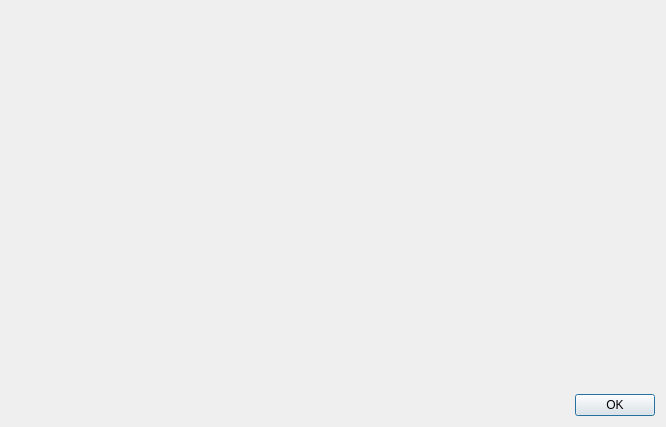
<?xml version="1.0" encoding="UTF-8"?>
<ui version="4.0">
 <class>DialogAbout</class>
 <widget class="QDialog" name="DialogAbout">
  <property name="windowModality">
   <enum>Qt::ApplicationModal</enum>
  </property>
  <property name="geometry">
   <rect>
    <x>0</x>
    <y>0</y>
    <width>666</width>
    <height>427</height>
   </rect>
  </property>
  <property name="windowTitle">
   <string>About</string>
  </property>
  <property name="modal">
   <bool>true</bool>
  </property>
  <layout class="QVBoxLayout" name="verticalLayout">
   <item>
    <widget class="XAboutWidget" name="widgetAbout" native="true">
     <property name="sizePolicy">
      <sizepolicy hsizetype="Expanding" vsizetype="Expanding">
       <horstretch>0</horstretch>
       <verstretch>0</verstretch>
      </sizepolicy>
     </property>
    </widget>
   </item>
   <item>
    <layout class="QHBoxLayout" name="horizontalLayout">
     <item>
      <spacer name="horizontalSpacer">
       <property name="orientation">
        <enum>Qt::Horizontal</enum>
       </property>
       <property name="sizeHint" stdset="0">
        <size>
         <width>40</width>
         <height>20</height>
        </size>
       </property>
      </spacer>
     </item>
     <item>
      <widget class="QPushButton" name="pushButtonOK">
       <property name="text">
        <string>OK</string>
       </property>
      </widget>
     </item>
    </layout>
   </item>
  </layout>
 </widget>
 <customwidgets>
  <customwidget>
   <class>XAboutWidget</class>
   <extends>QWidget</extends>
   <header>xaboutwidget.h</header>
   <container>1</container>
  </customwidget>
 </customwidgets>
 <resources/>
 <connections/>
</ui>
